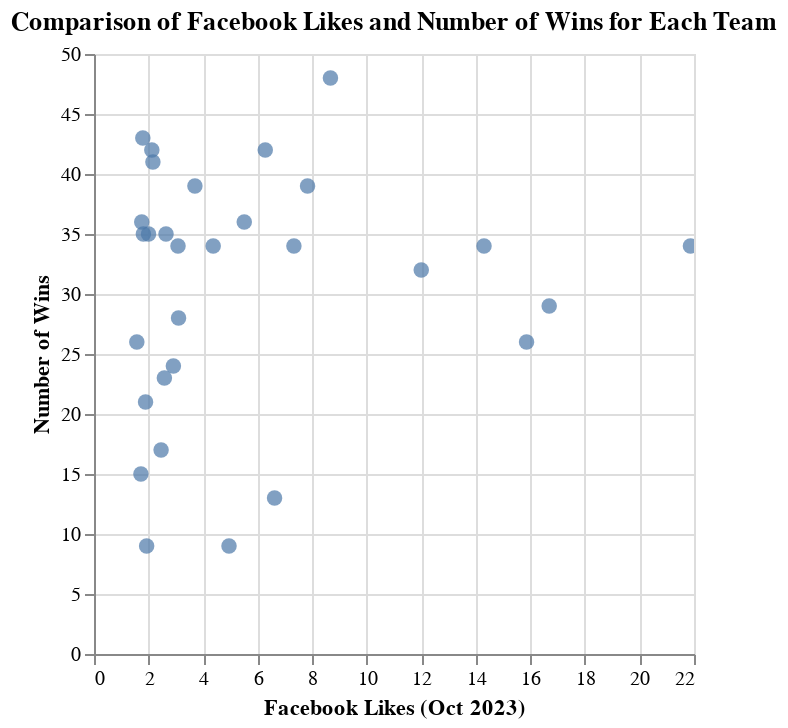

The notebook cell saved with this chart:
### Code cell
import altair as alt

chart = alt.Chart(combined_df).mark_circle(size=60).encode(
    x=alt.X('Oct 2023 Likes:Q', title='Facebook Likes (Oct 2023)'),
    y=alt.Y('W:Q', title='Number of Wins'),
    tooltip=['TEAM:N']  
).properties(
    title='Comparison of Facebook Likes and Number of Wins for Each Team'
).interactive()

chart

### Figure 1 — Vega-Lite specification as saved in the notebook (floating-point values rounded to 4 significant figures)
{"config": {"view": {"continuousWidth": 300, "continuousHeight": 300}}, "data": {"name": "data-475c18e45ca6e1cc51cad70bda0b04ec"}, "mark": {"type": "circle", "size": 60}, "encoding": {"tooltip": [{"field": "TEAM", "type": "nominal"}], "x": {"field": "Oct 2023 Likes", "title": "Facebook Likes (Oct 2023)", "type": "quantitative"}, "y": {"field": "W", "title": "Number of Wins", "type": "quantitative"}}, "params": [{"name": "param_29", "select": {"type": "interval", "encodings": ["x", "y"]}, "bind": "scales"}], "title": "Comparison of Facebook Likes and Number of Wins for Each Team", "$schema": "https://vega.github.io/schema/vega-lite/v5.16.3.json", "datasets": {"data-475c18e45ca6e1cc51cad70bda0b04ec": [{"TEAM": "LA Lakers", "Oct 2023 Likes": "21.87", "W": 34}, {"TEAM": "Chicago", "Oct 2023 Likes": "16.69", "W": 29}, {"TEAM": "Houston", "Oct 2023 Likes": "15.86", "W": 26}, {"TEAM": "Miami", "Oct 2023 Likes": "14.3", "W": 34}, {"TEAM": "Golden State", "Oct 2023 Likes": "12", "W": 32}, {"TEAM": "Boston", "Oct 2023 Likes": "8.67", "W": 48}, {"TEAM": "Cleveland", "Oct 2023 Likes": "7.83", "W": 39}, {"TEAM": "Sacramento", "Oct 2023 Likes": "7.33", "W": 34}, {"TEAM": "San Antonio", "Oct 2023 Likes": "6.62", "W": 13}, {"TEAM": "Oklahoma City", "Oct 2023 Likes": "6.28", "W": 42}, {"TEAM": "New York", "Oct 2023 Likes": "5.51", "W": 36}, {"TEAM": "Washington", "Oct 2023 Likes": "4.95", "W": 9}, {"TEAM": "Dallas", "Oct 2023 Likes": "4.37", "W": 34}, {"TEAM": "LA Clippers", "Oct 2023 Likes": "3.7", "W": 39}, {"TEAM": "Utah", "Oct 2023 Likes": "3.1", "W": 28}, {"TEAM": "Indiana", "Oct 2023 Likes": "3.08", "W": 34}, {"TEAM": "Brooklyn", "Oct 2023 Likes": "2.91", "W": 24}, {"TEAM": "Orlando", "Oct 2023 Likes": "2.64", "W": 35}, {"TEAM": "Toronto", "Oct 2023 Likes": "2.58", "W": 23}, {"TEAM": "Portland", "Oct 2023 Likes": "2.46", "W": 17}, {"TEAM": "Milwaukee", "Oct 2023 Likes": "2.16", "W": 41}, {"TEAM": "Denver", "Oct 2023 Likes": "2.12", "W": 42}, {"TEAM": "Phoenix", "Oct 2023 Likes": "2", "W": 35}, {"TEAM": "Detroit", "Oct 2023 Likes": "1.93", "W": 9}, {"TEAM": "Memphis", "Oct 2023 Likes": "1.89", "W": 21}, {"TEAM": "Philadelphia", "Oct 2023 Likes": "1.81", "W": 35}, {"TEAM": "Minnesota", "Oct 2023 Likes": "1.79", "W": 43}, {"TEAM": "New Orleans", "Oct 2023 Likes": "1.75", "W": 36}, {"TEAM": "Charlotte", "Oct 2023 Likes": "1.72", "W": 15}, {"TEAM": "Atlanta", "Oct 2023 Likes": "1.57", "W": 26}]}}
